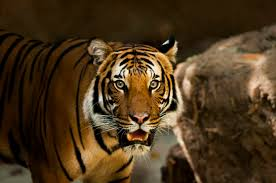
#> input picture Experiment7/image.jpg, 276 x 183 px
$ jupyter execute 'Experiment 7.ipynb'
#> lines starting #> are read from the running program, lines starting #| are printed output that depends on the picture
## Low Pass Filter In Frequency Domain

[cell 1]
import cv2
import numpy as np
from matplotlib import pyplot as plt
image = cv2.imread('image.jpg', cv2.IMREAD_GRAYSCALE)
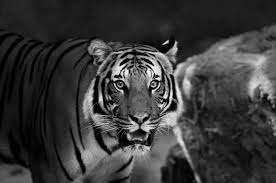
#> image: shape (183, 276); min 0, max 255, mean 57.3

[cell 2]
plt.imshow(image, cmap='gray')
plt.axis("off")
row, col = image.shape
#> row = 183; col = 276

[cell 3]
def centering(image):
  # [4 lines of commented-out code are left out]

  new_image = np.fft.fftshift(image)
  return new_image
# This is not working

## Low Pass Filter

[cell 4]
D = np.zeros((row, col))
for i in range(row):
    for j in range(col):
        D[i][j] = np.sqrt((i - row/2) ** 2 + (j - col/2) ** 2)
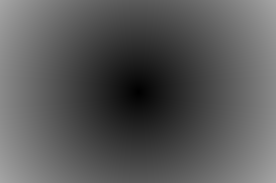
#> D: shape (183, 276) float64; min 0.5, max 165.6, mean 88.9

[cell 5]
def dft2d(image):
    F_uv=np.fft.fft2(image)
    return F_uv

### Ideal LPF

[cell 6]
def low_pass_filter(image, D0):
#> called with D0 = 50
    M, N = image.shape
#> M = 183; N = 276

    dft_shifted = np.fft.fftshift(np.fft.fft2(image))

    # ideal low pass filter
    for u in range(M):
        for v in range(N):
            if D[u, v] > D0:
                dft_shifted[u, v] = 0
    ideal_result = np.real(np.fft.ifft2(np.fft.ifftshift(dft_shifted)))
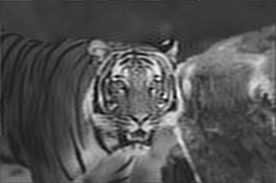
#> ideal_result: shape (183, 276) float64; min -40.98, max 264.1, mean 57.3; drawn with min black and max white
    return np.abs(ideal_result)
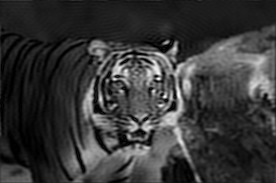
#> returned value: shape (183, 276) float64; min 0.0012, max 264.1, mean 57.5; drawn with min black and max white

[cell 7]
D0 = 50
low_pass_filtered = low_pass_filter(image, D0)

plt.imshow(low_pass_filtered, cmap='gray')
plt.axis("off")

[cell 8]
d0 = [20, 50, 90]
fig, axs = plt.subplots(1, len(d0), figsize=(15, 5))
for idx, d in enumerate(d0):
    low_pass_filtered = low_pass_filter(image, d)
    axs[idx].imshow(low_pass_filtered, cmap='gray')
    axs[idx].axis("off")
    axs[idx].set_title(f'Ideal Low Pass Filter D0 = {d}')
#> this loop made 3 passes
#> pass 1, in low_pass_filter (call 2), `ideal_result = np.real(np.fft.ifft2(np.fft.ifftshift(dft_shifted)))`:
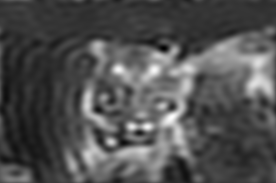
#> ideal_result: shape (183, 276) float64; min -22.54, max 228.8, mean 57.3; drawn with min black and max white
#> pass 1, `low_pass_filtered = low_pass_filter(image, d)`:
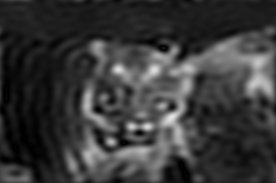
#> low_pass_filtered: shape (183, 276) float64; min 0.00284, max 228.8, mean 57.3

plt.tight_layout()
plt.show()

### Butterworth LPF

[cell 9]
def butterworth_low_pass_filter(image, D0, n):
    M, N = image.shape

    dft_shifted = np.fft.fftshift(np.fft.fft2(image))

    # butterworth low pass filter
    for u in range(M):
        for v in range(N):
            d = D[u, v]
            dft_shifted[u, v] = 1 / (1 + (d / D0) ** (2 * n)) * dft_shifted[u, v]

    butterworth_result = np.real(np.fft.ifft2(np.fft.ifftshift(dft_shifted)))
    return np.abs(butterworth_result)

[cell 10]
d0 = 30
n = [1, 3, 7]

fig, axs = plt.subplots(1, len(n), figsize=(15, 5))

for idx, i in enumerate(n):
    butterworth_filtered = butterworth_low_pass_filter(image, d0, i)

    axs[idx].imshow(butterworth_filtered, cmap='gray')
    axs[idx].axis("off")
    axs[idx].set_title(f'Butterworth LPF D0 = {d0}, n = {i}')
#> this loop made 3 passes
#> pass 1, in butterworth_low_pass_filter, `butterworth_result = np.real(np.fft.ifft2(np.fft.ifftshift(dft_shifted..`:
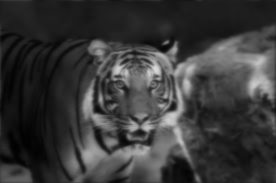
#> butterworth_result: shape (183, 276) float64; min 1.54, max 219.1, mean 57.3
#> pass 2, in butterworth_low_pass_filter (call 2), `butterworth_result = np.real(np.fft.ifft2(np.fft.ifftshift(dft_shifted..`:
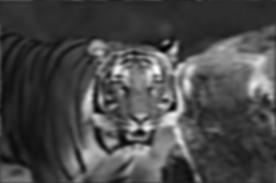
#> butterworth_result: shape (183, 276) float64; min -14.9, max 237.9, mean 57.3; drawn with min black and max white

plt.tight_layout()
plt.show()
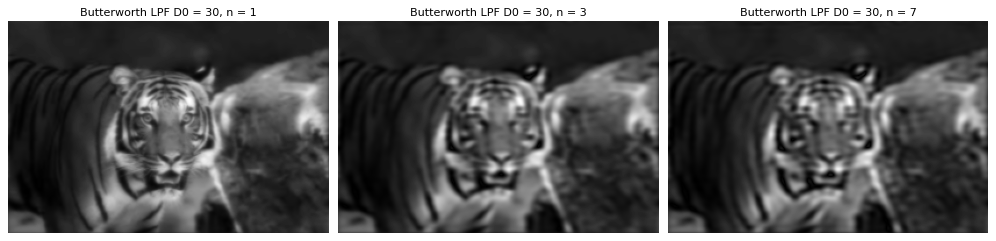
#> figure drawn by matplotlib, 3 panels

[cell 11]
d0 = [30, 60, 90]
n = 3
fig, axs = plt.subplots(1, len(d0), figsize=(15, 5))

for idx, i in enumerate(d0):
    butterworth_filtered = butterworth_low_pass_filter(image, i, n)

    axs[idx].imshow(butterworth_filtered, cmap='gray')
    axs[idx].axis("off")
    axs[idx].set_title(f'Butterworth LPF D0 = {i}, n = {n}')

plt.tight_layout()
plt.show()

### Gaussian LPF

[cell 12]
def gaussian_low_pass_filter(image, D0):
    M, N = image.shape

    dft_shifted = np.fft.fftshift(np.fft.fft2(image))

    # gaussian low pass filter
    for u in range(M):
        for v in range(N):
            d = D[u, v]
            dft_shifted[u, v] = np.exp(- (d ** 2) / (2 * D0 ** 2)) * dft_shifted[u, v]

    gaussian_result = np.real(np.fft.ifft2(np.fft.ifftshift(dft_shifted)))
    return np.abs(gaussian_result)

[cell 13]
d0 = [30, 50, 100]
fig, axs = plt.subplots(1, len(d0), figsize=(15, 5))
for idx, d in enumerate(d0):
    gaussian_filtered = gaussian_low_pass_filter(image, d)
    axs[idx].imshow(gaussian_filtered, cmap='gray')
    axs[idx].axis("off")
    axs[idx].set_title(f'Gaussian Low Pass Filter D0 = {d}')

plt.tight_layout()
plt.show()
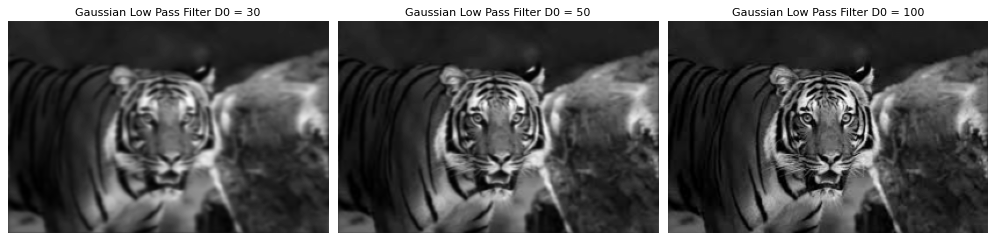
#> figure drawn by matplotlib, 3 panels
